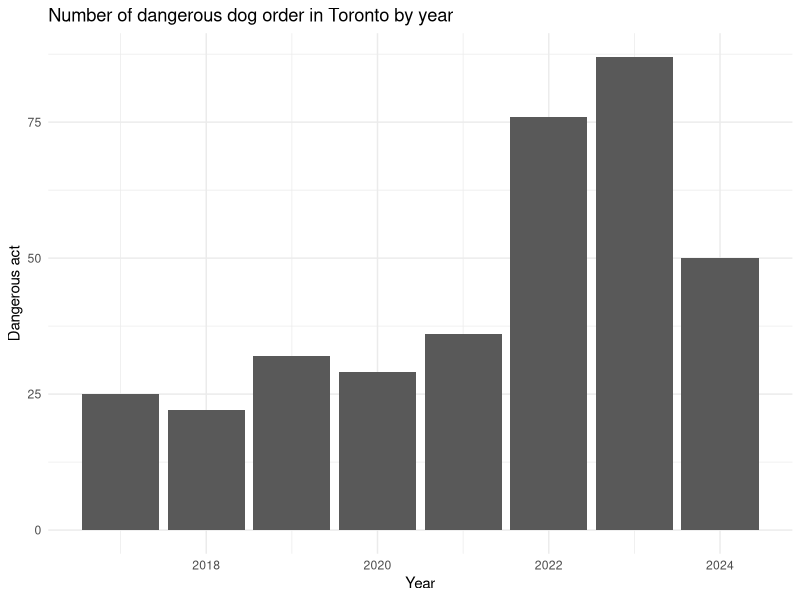
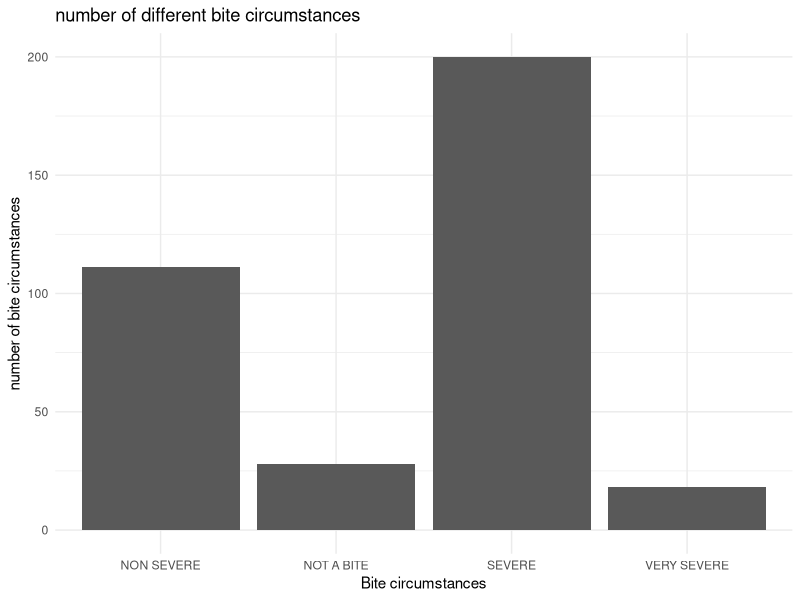
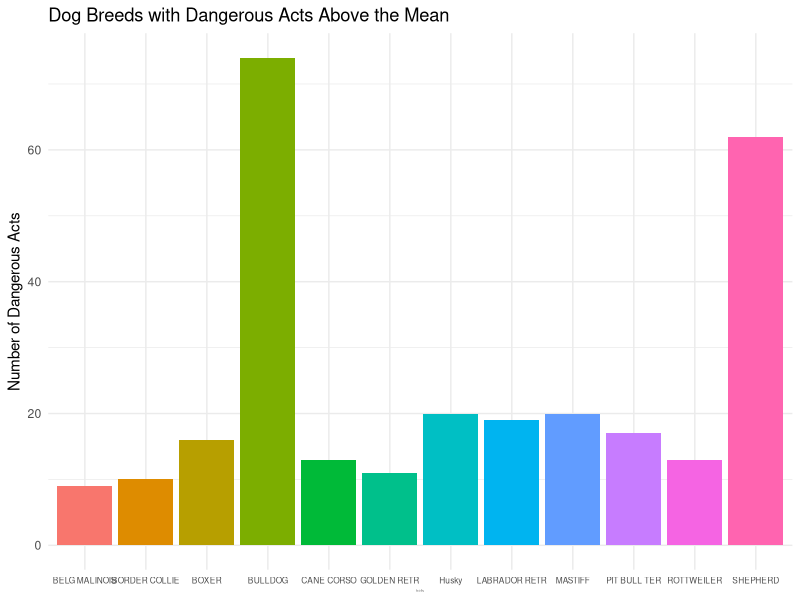
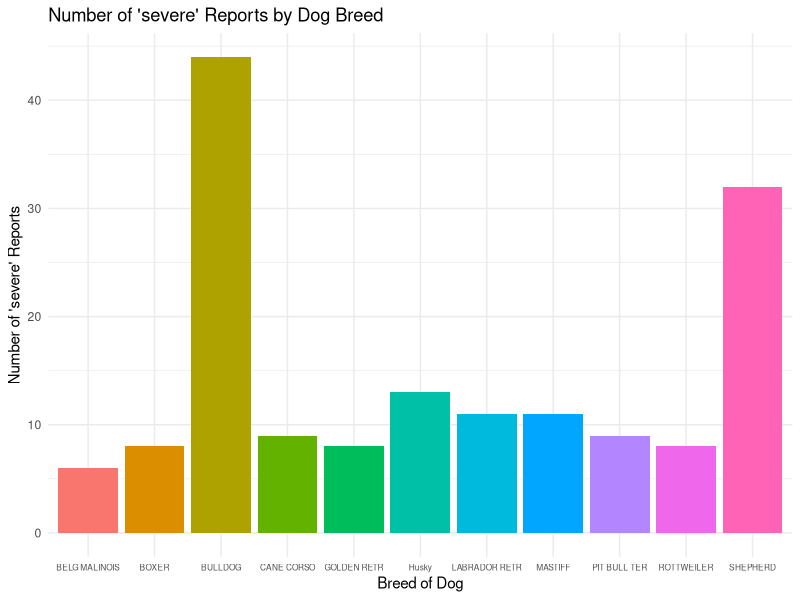
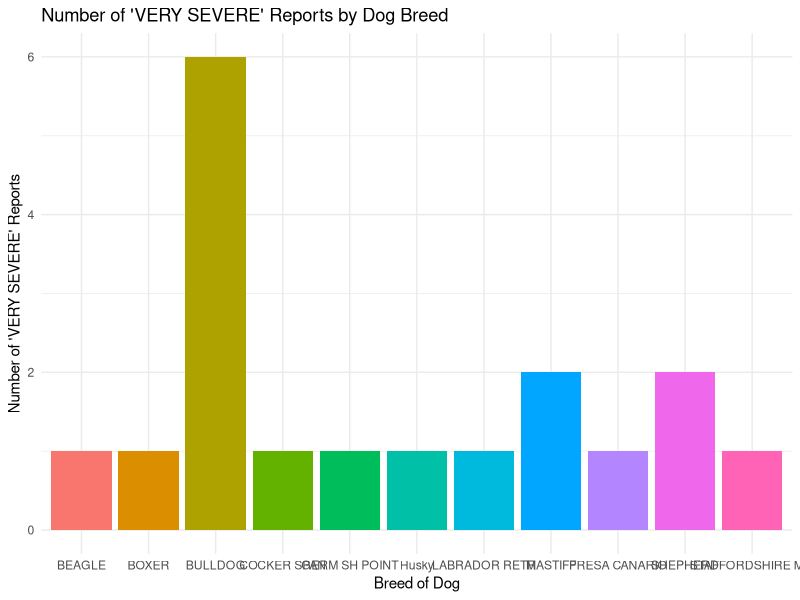

Write the R code that produced these figures, in order.
## ---- chunk 1
#| include: false
#| warning: false
#| message: false

library(tidyverse)
library(here)
library(dplyr)
## ---- chunk 2
#| echo: false
#| warning: false
#| message: false

cleaned_data <- read_csv(here::here("data/analysis_data/analysis_data.csv"))
## ---- chunk 3
#| label: fig-1
#| fig-cap: "Number of dogs that have been issued as a dangerous dog in Toronto" 
#| warning: false
#| message: false
#| echo: false

cleaned_data1 <- cleaned_data %>%
  mutate(Year = year(as.Date(Date_of_Dangerous_Act))) 

cleaned_data1 |>
  ggplot(aes(x = Year)) +
  geom_bar() +
  theme_minimal() + 
  labs(title = "Number of dangerous dog order in Toronto by year",
       x = "Year", y = "Dangerous act"
       ) 
## ---- chunk 4
#| label: fig-2
#| fig-cap: "Number of different attack circumstance " 
#| warning: false
#| message: false
#| echo: false

cleaned_data1 |>
  ggplot(aes(x = Bite_Circumstance)) +
  geom_bar() +
  theme_minimal() + 
  labs(title = "number of different bite circumstances",
       x = "Bite circumstances", y = "number of bite circumstances"
       ) 
## ---- chunk 5
#| label: fig-3
#| fig-cap: "Breed of dogs that has dangerous act above the mean of dangerous dog order" 
#| warning: false
#| message: false
#| echo: false

breed_counts <- cleaned_data %>%
  group_by(Breed) %>%
  summarise(Num_Dangerous_Acts = n())

mean_value <- mean(breed_counts$Num_Dangerous_Acts)

filtered_breeds <- breed_counts %>%
  filter(Num_Dangerous_Acts > mean_value)

ggplot(data = filtered_breeds, aes(x = Breed, y = Num_Dangerous_Acts, fill = Breed)) +
  geom_bar(stat = "identity") +
  labs(title = "Dog Breeds with Dangerous Acts Above the Mean",
       x = "Breed of Dog",
       y = "Number of Dangerous Acts") +
  theme_minimal() +
  theme(
    legend.position = "none",axis.title.x = element_text(size = 1), axis.text.x = element_text(size = 6)
  )
## ---- chunk 6
#| label: fig-4
#| fig-cap: "Number of severe each breed of dog caused" 
#| warning: false
#| message: false
#| echo: false

severe_counts <- cleaned_data %>%
  filter(Bite_Circumstance == "SEVERE") %>%
  group_by(Breed) %>%
  summarise(Num_severe = n())

mean_value <- mean(severe_counts$Num_severe)

filtered_breeds1 <- severe_counts %>%
  filter(Num_severe > mean_value)

# Create the bar plot
ggplot(data = filtered_breeds1, aes(x = Breed, y = Num_severe, fill = Breed)) +
  geom_bar(stat = "identity") +
  labs(title = "Number of 'severe' Reports by Dog Breed",
       x = "Breed of Dog",
       y = "Number of 'severe' Reports") +
  theme_minimal() +
  theme(legend.position = "none", axis.text.x = element_text(size = 6))
## ---- chunk 7
#| label: fig-5
#| fig-cap: "Number of very severe each breed of dog caused" 
#| warning: false
#| message: false
#| echo: false

very_severe <- cleaned_data %>%
  filter(Bite_Circumstance == "VERY SEVERE") %>%
  group_by(Breed) %>%
  summarise(Num_very = n())

# Create the bar plot
ggplot(data = very_severe, aes(x = Breed, y = Num_very, fill = Breed)) +
  geom_bar(stat = "identity") +
  labs(title = "Number of 'VERY SEVERE' Reports by Dog Breed",
       x = "Breed of Dog",
       y = "Number of 'VERY SEVERE' Reports") +
  theme_minimal() +
  theme(legend.position = "none")
